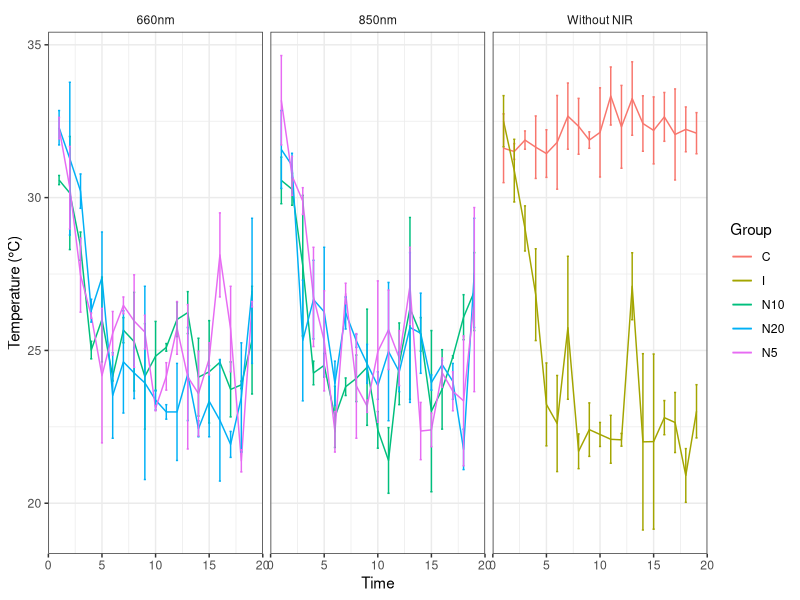
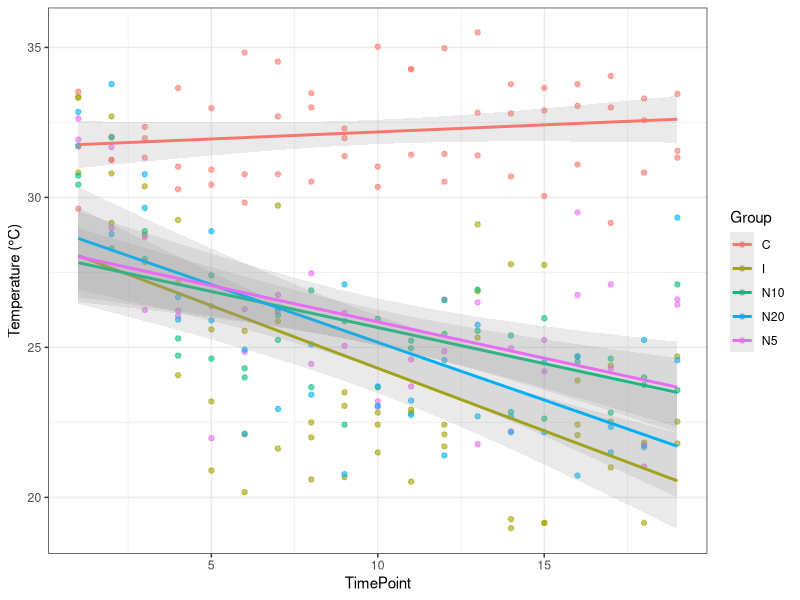

Source code (R) for these figures, in order: (Note: this script raises an error after producing the figures.)
# Experiment 1 Can near-infrared irradiation mitigate the negative effect on bumblebees  (thorax temperature)
library(tidyverse)    
library(lme4)        
library(lmerTest)    
library(readxl)
library(ggplot2)

df <-read_excel("../data/NIR.xlsx")

df$food <- as.numeric(df$food)
df$HourNumeric <- as.numeric(gsub("\\D", "", df$Hour))
df$Wavelength[is.na(df$Wavelength)] <- "None"
df$TimePoint <- (df$Day - 1)*6 + df$HourNumeric

head(df)
str(df)

table(df$Group)
table(df$Day)
table(df$HourNumeric)
table(df$Wavelength)
summary(df$Temperature)

#Visualisation
wavelength_labels <- c(`660` = "660nm", `850` = "850nm", `NA` = "Without NIR")

ggplot(df, aes(x = TimePoint, y = Temperature, color = Group)) +
  stat_summary(fun = mean, geom = "line") +
  stat_summary(fun.data = mean_se, geom = "errorbar", width = 0.2) +
  facet_wrap(~ Wavelength, labeller = as_labeller(wavelength_labels)) +
  theme_bw() +
  labs(
    x = "Time",
    y = "Temperature (°C)"
  ) +
  theme(
    strip.background = element_rect(fill = "transparent", color = NA), 
    panel.background = element_rect(fill = "transparent", color = NA), 
    plot.background = element_rect(fill = "transparent", color = NA)    
  )


df_850_none <- subset(df, Wavelength %in% c("850", "NA"))
df_660_none <- subset(df, Wavelength %in% c("660", "NA"))


ggplot(df_660_none, aes(x = TimePoint, y = Temperature, color = Group)) +
  geom_point(alpha = 0.6) +                   
  geom_smooth(method = "lm", se = TRUE,       
              alpha = 0.2) +
  theme_bw() +
  labs(
    x = "TimePoint",
    y = "Temperature (°C)"
  )



df_660N5 <- subset(df, Wavelength == "660" & Group %in% c("C", "I", "N5"))

df_850_none$Group <- factor(df_850_none$Group, levels = c("C", "I", "N5", "N10", "N20"))

df_660_none$Group <- factor(df_660_none$Group, levels = c("C", "I", "N5", "N10", "N20"))


p1 <- ggplot(df_850_none, aes(x = Group, y = food, fill = Group)) +
  geom_boxplot(outlier.size = 1.8, outlier.shape = 16, width = 0.7) +
  scale_fill_manual(values = my_colors) +
  labs(
    title = "850nm",
    x = "Treatment Groups",
    y = "Food Consumption per Day (g)"
  ) +
  theme_bw() +
  theme(
    plot.title = element_text(size = 11, hjust = 0.5),
    axis.title = element_text(size = 13),
    axis.text = element_text(size = 12),
    legend.position = "none",
    panel.grid = element_blank()
  )

p2 <- ggplot(df_660_none, aes(x = Group, y = food, fill = Group)) +
  geom_boxplot(outlier.size = 1.8, outlier.shape = 16, width = 0.7) +
  scale_fill_manual(values = my_colors) +
  labs(
    title = "660nm",
    x = "Treatment Groups",
    y = "Food Consumption per Day (g)"
  ) +
  theme_bw() +
  theme(
    plot.title = element_text(size = 11, hjust = 0.5),
    axis.title = element_text(size = 13),
    axis.text = element_text(size = 12),
    legend.position = "none",
    panel.grid = element_blank()
  )

library(patchwork)
p1 / p2


df$Group <- factor(df$Group, levels = c("C", "I", "N5", "N10", "N20"))

wavelength_labels <- c(
  "660" = "660nm with pesticide",
  "850" = "850nm with pesticide",
  "NA"  = "Without NIR"
)


my_colors <- c(
  "C" = "#fde725",     
  "I" = "#31688e",     
  "N10" = "#35b779",   
  "N20" = "#1fa187",
  "N5"  = "#b8de29"
)

ggplot(df, aes(x = TimePoint, y = Temperature, color = Group)) +
  geom_point(alpha = 0.6, size = 1, position = position_jitter(width = 0.2, height = 0)) +
  geom_smooth(method = "lm", se = TRUE, alpha = 0.2, size = 0.8, aes(group = Group)) +
  facet_wrap(~ Wavelength, labeller = as_labeller(wavelength_labels)) +
  scale_color_manual(values = my_colors) +      # <--- 这里换成你自定义颜色
  theme_bw() +
  labs(
    x = "Time",
    y = "Temperature (°C)"
  ) +
  theme(
    strip.background = element_rect(fill = "transparent", color = NA),
    panel.background = element_rect(fill = "transparent", color = NA),
    plot.background = element_rect(fill = "transparent", color = NA),
    panel.grid = element_blank(),
    axis.title = element_text(size = 15),
    axis.text = element_text(size = 8),
    strip.text = element_text(size = 10),
    legend.text = element_text(size = 10)
  )



df3 <- df %>%
  filter(Group %in% c("C", "I", "N5", "N10", "N20")) %>%
  droplevels()

shapiro_results2 <- df3 %>%
  group_by(Group) %>%
  summarise(
    n = n(),
    W = shapiro.test(Temperature)$statistic,
    p_value = shapiro.test(Temperature)$p.value,
    .groups = "drop"
  )

print(shapiro_results2)

ggplot(df3, aes(x = Temperature)) +
  geom_histogram(binwidth = 1, fill = "skyblue", color = "black") +
  facet_wrap(~ Group, scales = "free_y") +
  theme_bw() +
  labs(
    title = "Histogram of Bumblebee Temperature by Group",
    x = "Temperature (°C)",
    y = "Count"
  )


ggplot(df3, aes(sample = Temperature)) +
  stat_qq() +
  stat_qq_line() +
  facet_wrap(~ Group) +
  theme_bw() +
  labs(
    title = "QQ Plot of Bumblebee Temperature by Group",
    x = "Theoretical Quantiles",
    y = "Sample Quantiles"
  )


df$Group <- factor(df$Group, ordered = FALSE)
df$Group <- relevel(df$Group, ref = "I")


#fit models
modelcolony <- lmer(
  Temperature ~ Group + Wavelength + TimePoint +food+
    (1 | Colony),
  data = df
)
summary(modelcolony)


modelnomass <- lmer(
  Temperature ~ Group + Wavelength + TimePoint +food+ Mass+
    (1 | Colony),
  data = df
)
summary(modelnomass)

anova(modelcolony, modelnomass)

df %>%
  group_by(Group) %>%
  summarise(
    mean = mean(Temperature, na.rm = TRUE),
    se = sd(Temperature, na.rm = TRUE) / sqrt(n())
  )



#Experiment 2 Can food quality mitigate the negative effect on bumblebees (thorax temperature)

library(tidyverse)
library(readxl)
library(ggplot2)
library(lme4)
library(pbkrtest)

df<- read_excel("../data/food1R.xlsx")
df <- df %>%
  mutate(
    Group = factor(Group),
    conc = as.numeric(gsub("%", "", conc)),
    Colony = factor(Colony),
    time = as.character(time),
    Day = factor(Day),
    Food = as.numeric(Food)  
  )

df$conc <- df$conc * 100
df$conc <- as.factor(df$conc)


df_summary <- df %>%
  filter(Group %in% c("C", "I")) %>%
  group_by(Hour, Group, conc) %>%
  summarise(
    mean_temp = mean(Tem, na.rm = TRUE),
    sd = sd(Tem, na.rm = TRUE),
    n = n(),
    se = sd / sqrt(n),
    .groups = "drop"
  )

df$Group <- factor(df$Group, levels = c("C", "I"))  


my_colors <- c("#fde725","#31688e")

ggplot(df_summary, aes(x = Hour, y = mean_temp, color = Group, group = Group)) +
  geom_line(size = 0.6) +
  geom_point(size = 0.8, alpha = 0.9) +
  geom_errorbar(aes(ymin = mean_temp - se, ymax = mean_temp + se), width = 0.8, alpha = 0.6) +
  facet_wrap(~conc, labeller = labeller(conc = c("30" = "30%", "40" = "40%", "50" = "50%"))) +
  scale_color_manual(values = my_colors) +
  labs(
    x = "Hour (Cumulative Measurement Time)",
    y = "Average Thorax Temperature (°C)"
  ) +
  theme_classic(base_size = 12) +
  theme(
    panel.grid = element_blank(),
    legend.title = element_blank()
  )

ggplot(df_summary, aes(x = Hour, y = mean_temp, color = Group, group = Group)) +
  geom_line(size = 0.6) +
  geom_point(size = 0.8, alpha = 0.9) +
  geom_errorbar(aes(ymin = mean_temp - se, ymax = mean_temp + se), width = 0.8, alpha = 0.6) +
  facet_wrap(~conc, 
             labeller = labeller(conc = c("30" = "30%", "40" = "40%", "50" = "50%")),
             ncol = 1
  ) +
  scale_color_manual(values = my_colors) +
  scale_x_continuous(
    breaks = seq(min(df_summary$Hour), max(df_summary$Hour), by = 4)
  ) +
  labs(
    x = "Hour (Cumulative Measurement Time)",
    y = "Average Thorax Temperature (°C)"
  ) +
  theme_classic(base_size = 12) +
  theme(
    panel.grid = element_blank(),
    legend.title = element_blank()
  )


ggplot(df_summary_group, aes(x = Group, y = mean_temp, fill = Group)) +
  geom_col(position = position_dodge(), width = 0.6, alpha = 0.7) +
  geom_errorbar(aes(ymin = mean_temp - se, ymax = mean_temp + se), width = 0.2) +
  facet_wrap(~conc, labeller = labeller(conc = c("30" = "30%", "40" = "40%", "50" = "50%"))) +
  scale_fill_manual(values = c("C" = "#d95f02", "I" = "#1b9e77")) +
  labs(
    title = "Effect of Pesticide on Thorax Temperature at Different Sucrose Concentrations",
    x = "Treatment Group",
    y = "Average Thorax Temperature (°C)"
  ) +
  theme_minimal(base_size = 14)


se <- function(x) sd(x, na.rm = TRUE) / sqrt(sum(!is.na(x)))

df_bar <- df %>%
  filter(Group %in% c("C", "I"), conc %in% c(30, 40, 50)) %>%
  group_by(Group, conc) %>%
  summarise(
    mean_food = mean(Food, na.rm = TRUE),
    se_food = se(Food),
    .groups = "drop"
  )

ggplot(df_bar, aes(x = factor(conc), y = mean_food, fill = Group)) +
  geom_col(position = position_dodge(width = 0.7), width = 0.6) +
  geom_errorbar(
    aes(ymin = mean_food - se_food, ymax = mean_food + se_food),
    position = position_dodge(width = 0.7), width = 0.2
  ) +
  scale_fill_manual(values = c("#fde725","#31688e")) + 
  labs(
    x = "Sucrose Concentration (%)",
    y = "Mean Food Consumption (g)"
  ) +
  theme_classic(base_size = 12) +
  theme(
    legend.title = element_blank()
  )


ggplot(df, aes(x = factor(Colony), y = Tem)) +
  geom_boxplot(fill = "#a6cee3", alpha = 0.6, outlier.shape = NA) +
  geom_jitter(width = 0.2, alpha = 0.6, color = "#1f78b4", size = 1.5) +
  labs(
    title = "T vs Parental Colony",
    x = "Parental Colony",
    y = "Thorax Temperature (°C)"
  ) +
  theme_minimal(base_size = 14)

conc_num <- suppressWarnings(as.numeric(as.character(df$conc)))
df <- df %>%
  mutate(
    Group = factor(Group, levels = c("C","I")),
    conc_f = factor(
      conc_num,
      levels = c(30,40,50),
      labels = c("30%", "40%", "50%")
    )
  )


shapiro_by_group_conc <- df %>%
  group_by(Group, conc_f) %>%
  summarise(
    n = n(),
    W = unname(shapiro.test(Tem)$statistic),
    p_value = shapiro.test(Tem)$p.value,
    .groups = "drop"
  ) %>%
  arrange(conc_f, Group)
print(shapiro_by_group_conc)

ggplot(df, aes(x = Tem)) +
  geom_histogram(binwidth = 1, fill = "skyblue", color = "black") +
  facet_grid(Group ~ conc_f, scales = "free_y") +
  theme_bw() +
  labs(
    title = "Histogram of Thorax Temperature by Group × Concentration",
    x = "Thorax Temperature (°C)",
    y = "Count"
  )

ggplot(df, aes(sample = Tem)) +
  stat_qq() +
  stat_qq_line() +
  facet_grid(Group ~ conc_f) +
  theme_bw() +
  labs(
    title = "QQ Plot of Thorax Temperature by Group × Concentration",
    x = "Theoretical Quantiles",
    y = "Sample Quantiles"
  )


df$Group <- factor(df$Group, levels = c("C", "I"))
df$conc <- factor(df$conc)
df$Colony <- factor(df$Colony)


#fit models (Thorax Temperature)
mod_temp <- lmer(Tem ~ conc * Group + Food + Hour+ (1 | Colony), data = df)
summary(mod_temp)

em <- emmeans(mod_temp, ~ Group | conc)
pairs(em)
emm <- emmeans(mod_temp, ~ conc | Group)
pairs(emm, adjust = "tukey")    


mod_temp_mass <- lmer(Tem ~ conc * Group + Food + Hour + Mass + (1 | Colony), data = df)
anova(mod_temp, mod_temp_mass)
summary(mod_temp_mass)

emx <- emmeans(mod_temp_mass, ~ Group | conc)
summary(emx)
pairs(emx)
emmx <- emmeans(mod_temp_mass, ~ conc | Group)
pairs(emmx, adjust = "tukey")    
emmxx<- emmeans(mod_temp_mass, ~ conc)
pairs(emmxx)




conc_num <- suppressWarnings(as.numeric(as.character(df$conc)))
df <- df %>%
  mutate(
    Group = factor(Group, levels = c("C","I")),
    conc_f = factor(
      conc_num,
      levels = c(30,40,50),
      labels = c("30%", "40%", "50%")
    )
  )

shapiro_food_by_group_conc <- df %>%
  group_by(Group, conc_f) %>%
  summarise(
    n = n(),
    W = unname(shapiro.test(Food)$statistic),
    p_value = shapiro.test(Food)$p.value,
    .groups = "drop"
  ) %>%
  arrange(conc_f, Group)
print(shapiro_food_by_group_conc)


ggplot(df, aes(x = Food)) +
  geom_histogram(binwidth = 0.1, fill = "skyblue", color = "black") +
  facet_grid(Group ~ conc_f, scales = "free_y") +
  theme_bw() +
  labs(
    title = "Histogram of Food Consumption by Group × Concentration",
    x = "Food Consumption (g)",
    y = "Count"
  )

ggplot(df, aes(sample = Food)) +
  stat_qq() +
  stat_qq_line() +
  facet_grid(Group ~ conc_f) +
  theme_bw() +
  labs(
    title = "QQ Plot of Food Consumption by Group × Concentration",
    x = "Theoretical Quantiles",
    y = "Sample Quantiles"
  )


#fit models (food consumption)
mod_food <- lmer(Food ~ conc * Group + Hour + (1 | Colony), data = df)
summary(mod_food)

emm <- emmeans(mod_food, pairwise ~ Group | conc)
summary(emm$contrasts)


emm_conc <- emmeans(mod_food, pairwise ~ conc | Group)
summary(emm_conc$contrasts)



mod_foodmass <- lmer(Food ~ conc * Group + Hour + Mass+ (1 | Colony), data = df)
summary(mod_foodmass)

anova(mod_food,mod_foodmass)

emms <- emmeans(mod_foodmass, pairwise ~ Group | conc)
summary(emms$contrasts)


emm_concs <- emmeans(mod_foodmass, pairwise ~ conc | Group)
summary(emm_concs$contrasts)



dfrecover <- read_excel("../data/recoverdata.xlsx")
dfrecover$Concentration <- as.factor(dfrecover$Concentration)
str(dfrecover)

#fit models (recovery)
mod_recover <- lmer(Tem ~ Phase * Group + Concentration + Day + (1 | Colony), data = dfrecover)
summary(mod_recover)


emmc2 <- emmeans(mod_recover, ~ Phase | Concentration + Group)
summary(emmc2)
pairs(emmc2, adjust = "tukey")    

emmc3<- emmeans(mod_recover, ~ Group | Concentration)
summary(emmc3)
pairs(emmc3, adjust = "tukey")   

emmc4<- emmeans(mod_recover, ~ Concentration | Group)
summary(emmc4)
pairs(emmc4, adjust = "tukey")   

mod_recovermass <- lmer(Tem ~ Phase * Group + Concentration + Day +Mass+ (1 | Colony), data = dfrecover)
summary(mod_recovermass)

anova(mod_recovermass, mod_recover)

emmc2m <- emmeans(mod_recovermass, ~ Phase | Concentration + Group)
summary(emmc2m)
pairs(emmc2, adjust = "tukey")    

emmc3m<- emmeans(mod_recovermass, ~ Group | Concentration)
summary(emmc3m)
pairs(emmc3, adjust = "tukey")    

emmc4m<- emmeans(mod_recovermass, ~ Concentration | Group)
summary(emmc4m)
pairs(emmc4m, adjust = "tukey")   

recoverrate <- read_excel("../data/recoverrate.xlsx")

recoverrate$Concentration <- as.factor(recoverrate$Concentration)

modrate <- lmer(Rate ~ Group * Concentration +Food + Day + (1 | Colony), data = recoverrate)
summary(modrate)

emma <- emmeans(modrate, ~ Group | Concentration)
result <- pairs(emma, adjust = "tukey")
summary(result)


emmb <- emmeans(modrate, ~ Concentration | Group)
result2 <- pairs(emmb, adjust = "tukey")
summary(result2)


modratemass <- lmer(Rate ~ Group * Concentration +Food + Day+ Mass + (1 | Colony), data = recoverrate)
summary(modratemass)

anova(modrate, modratemass)


se <- function(x) sd(x, na.rm = TRUE)/sqrt(sum(!is.na(x)))

df_plot <- dfrecover %>%
  group_by(Phase, Group, Concentration) %>%
  summarise(
    mean_temp = mean(Tem, na.rm = TRUE),
    se_temp = se(Tem),
    .groups = "drop"
  )

facet_labels <- c("0.3" = "30%", "0.4" = "40%", "0.5" = "50%")
df_plot$Concentration <- as.character(df_plot$Concentration)

dfrecover$Phase <- factor(dfrecover$Phase, levels = c("T", "R"))
df_plot$Phase   <- factor(df_plot$Phase,   levels = c("T", "R"))

ggplot() +
  geom_jitter(
    data = dfrecover,
    aes(x = Phase, y = Tem, color = Group, shape = Group),
    position = position_jitterdodge(jitter.width = 0.15, dodge.width = 0.5),
    size = 1.5,
    alpha = 0.6,
    show.legend = FALSE
  ) +
  geom_point(
    data = df_plot,
    aes(x = Phase, y = mean_temp, color = Group, shape = Group),
    position = position_dodge(width = 0.5),
    size = 3
  ) +
  geom_errorbar(
    data = df_plot,
    aes(x = Phase, ymin = mean_temp - se_temp, ymax = mean_temp + se_temp, color = Group),
    width = 0.2,
    size = 1,
    position = position_dodge(width = 0.5)
  ) +
  scale_color_manual(values = c("#fde725","#31688e")) +
  scale_shape_manual(values = c(16, 17)) +
  facet_wrap(~ Concentration, labeller = as_labeller(facet_labels)) +
  labs(
    x = "Phase",
    y = "Mean Thorax Temperature (°C)"
  ) +
  theme_classic(base_size = 13) +
  theme(
    legend.title = element_blank(),
    strip.background = element_rect(fill = "transparent", color = "black"),
    strip.text = element_text(size = 13)
  )

make_conc_f <- function(x) {
  x_chr <- as.character(x)
  x_chr <- gsub("%", "", x_chr)
  x_num <- suppressWarnings(as.numeric(x_chr))
  x_num <- ifelse(x_num <= 1.5, x_num * 100, x_num)  # 0.3->30
  x_num <- round(x_num)
  factor(x_num, levels = c(30, 40, 50),
         labels = c("30%", "40%", "50%"))
}

df <- df %>% mutate(conc_f = make_conc_f(conc))
emm <- emmeans(mod_temp, ~ conc | Group)        
emm_df <- as.data.frame(emm) %>%
  mutate(conc_f = make_conc_f(conc))

ggplot() +
  geom_point(
    data = emm_df,
    aes(x = conc_f, y = emmean, color = Group, shape = Group),
    position = position_dodge(width = 0.5),
    size = 4.5
  ) +
  geom_errorbar(
    data = emm_df,
    aes(x = conc_f, ymin = emmean - SE, ymax = emmean + SE, color = Group),
    width = 0.2, size = 1,
    position = position_dodge(width = 0.5)
  ) +
  geom_jitter(
    data = df,
    aes(x = conc_f, y = Tem, color = Group, shape = Group),
    position = position_jitterdodge(jitter.width = 0.5, dodge.width = 0.5),
    size = 1.5, alpha = 0.5, show.legend = FALSE
  ) +
  scale_x_discrete(limits = c("30%", "40%", "50%")) +
  scale_color_manual(values = c("C" = "#fde725", "I" = "#31688e")) +
  scale_shape_manual(values = c("C" = 16, "I" = 17)) +
  facet_wrap(~ Group) +
  labs(x = "Food Concentration (%)", y = "Thorax Temperature (°C)") +
  theme_classic(base_size = 13) +
  theme(legend.title = element_blank(),
        strip.background = element_rect(fill = "transparent", color = "black"),
        strip.text = element_text(size = 13))


emm_df <- as.data.frame(emmeans(mod_food, ~ conc | Group))
emm_df$conc <- as.factor(emm_df$conc)
df$conc <- as.factor(df$conc)
levels(emm_df$conc) <- c("30%", "40%", "50%")
levels(df$conc) <- c("30%", "40%", "50%")

facet_labels <- c("C" = "C", "I" = "I")

ggplot() +
  geom_point(
    data = emm_df,
    aes(x = conc, y = emmean, color = Group, shape = Group),
    position = position_dodge(width = 0.5),
    size = 4.5
  ) +
  geom_errorbar(
    data = emm_df,
    aes(x = conc, ymin = emmean - SE, ymax = emmean + SE, color = Group),
    width = 0.2,
    size = 1,
    position = position_dodge(width = 0.5)
  ) +
  geom_jitter(
    data = df,
    aes(x = conc, y = Food, color = Group, shape = Group),
    position = position_jitterdodge(jitter.width = 0.5, dodge.width = 0.5),
    size = 1.5, alpha = 0.5, show.legend = FALSE
  ) +
  scale_color_manual(values = c("C" = "#fde725", "I" = "#31688e")) +
  scale_shape_manual(values = c("C" = 16, "I" = 17)) +
  facet_wrap(~ Group, labeller = as_labeller(facet_labels)) +
  labs(
    x = "Food Concentration",
    y = "Food Consumption (g)"
  ) +
  theme_classic(base_size = 13) +
  theme(
    legend.title = element_blank(),
    strip.background = element_rect(fill = "transparent", color = "black"),
    strip.text = element_text(size = 13)
  )
